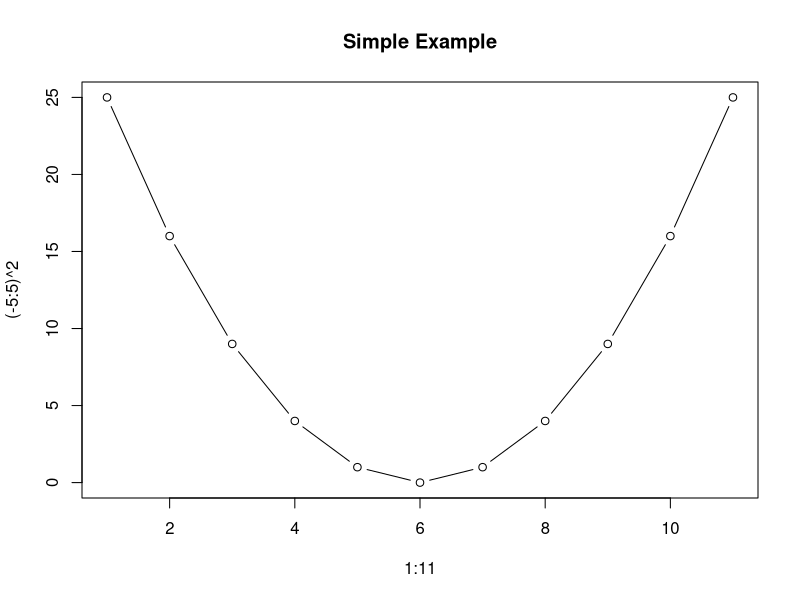

R code for this plot:
library(svglite)


### Name: svglite
### Title: An SVG Graphics Driver
### Aliases: svglite
### Keywords: device

### ** Examples

# Save to file
svglite("Rplots.svg")
plot(1:11, (-5:5)^2, type = 'b', main = "Simple Example")
dev.off()

# Supply system font aliases. First check the font can be located:
gdtools::match_family("Verdana")

# Then supply a list of aliases:
fonts <- list(sans = "Verdana", mono = "Times New Roman")
svglite("Rplots.svg", system_fonts = fonts)
plot.new()
text(0.5, 0.5, "Some text", family = "mono")
dev.off()

# See the fonts vignettes for more options to deal with fonts
